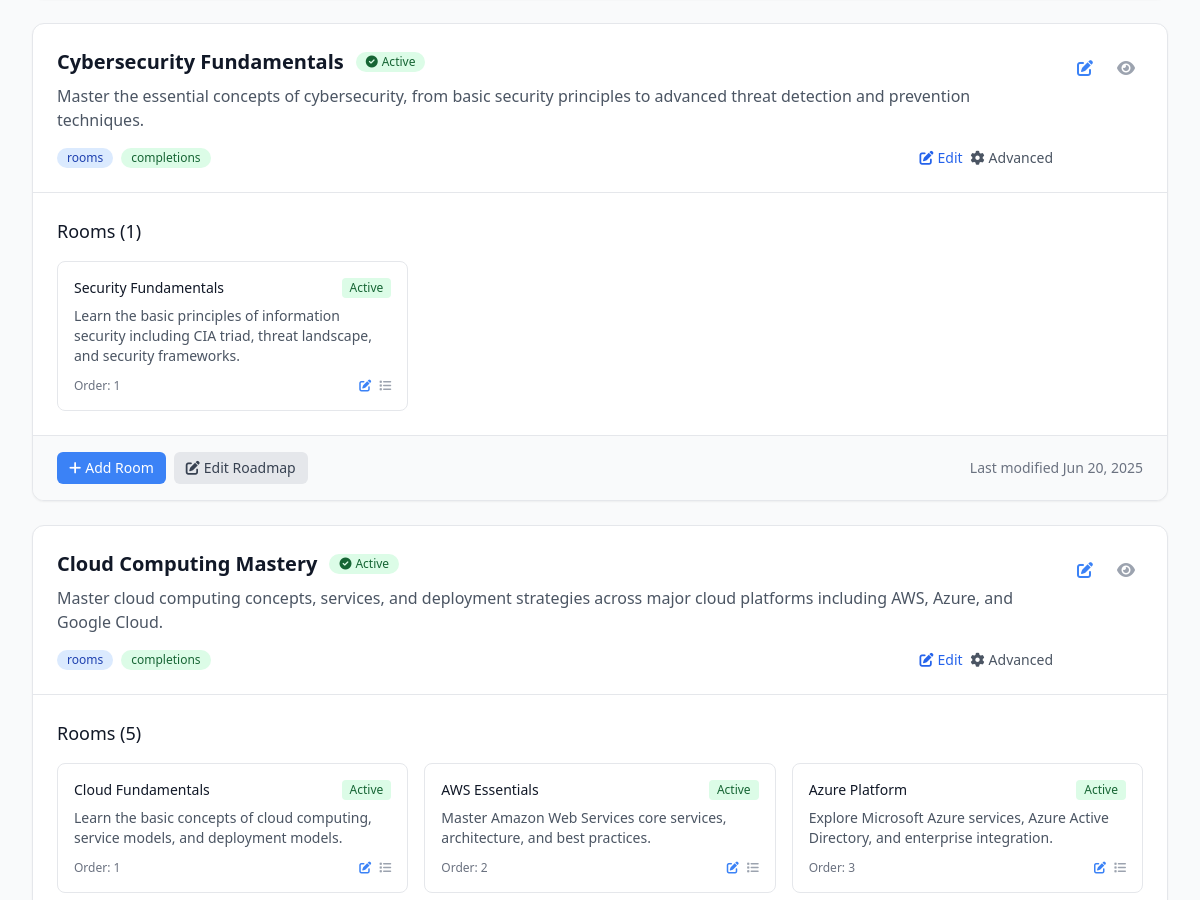
The app's page /manage/courses/ (signed in, middle part), older data.
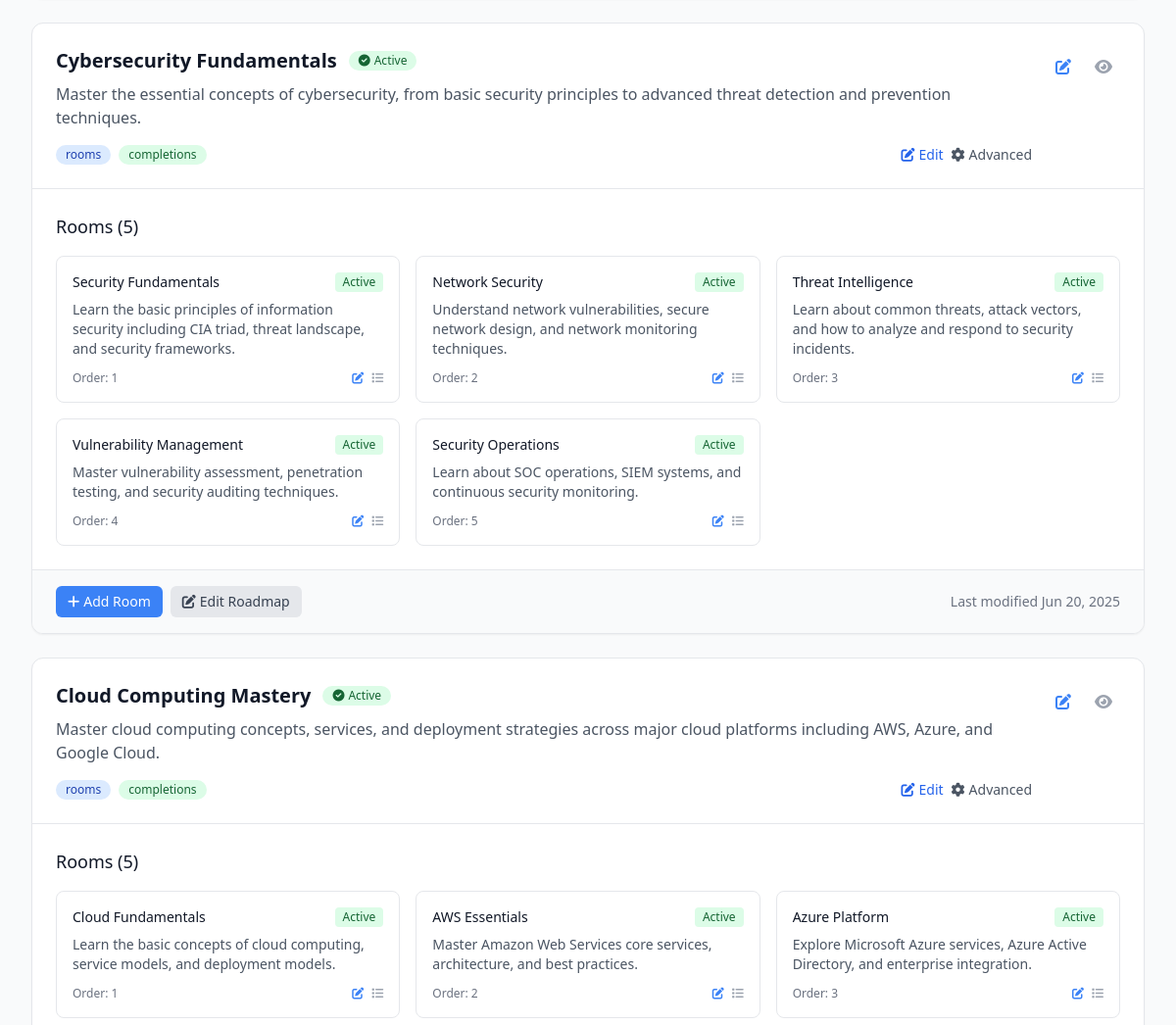
The same page, newer data.
### lms/models.py (models this page shows, shortened)
class Roadmap(models.Model):
    title = models.CharField(max_length=200, verbose_name=_('Title'))
    title_fr = models.CharField(max_length=200, blank=True, verbose_name=_('Title (French)'))
    description = models.TextField(verbose_name=_('Description'))
    description_fr = models.TextField(blank=True, verbose_name=_('Description (French)'))
    is_active = models.BooleanField(default=True, verbose_name=_('Is Active'))
    created_at = models.DateTimeField(auto_now_add=True)
    class Meta:
        verbose_name = _('Roadmap')
        verbose_name_plural = _('Roadmaps')

class Room(models.Model):
    title = models.CharField(max_length=200, verbose_name=_('Title'))
    title_fr = models.CharField(max_length=200, blank=True, verbose_name=_('Title (French)'))
    description = models.TextField(verbose_name=_('Description'))
    description_fr = models.TextField(blank=True, verbose_name=_('Description (French)'))
    roadmap = models.ForeignKey(Roadmap, on_delete=models.CASCADE, related_name='rooms', verbose_name=_('Roadmap'))
    prerequisite_room = models.ForeignKey('self', on_delete=models.SET_NULL, blank=True, null=True, verbose_name=_('Prerequisite Room'))
    order = models.PositiveIntegerField(default=0, verbose_name=_('Order'))
    is_active = models.BooleanField(default=True, verbose_name=_('Is Active'))
    created_at = models.DateTimeField(auto_now_add=True)
    class Meta:
        verbose_name = _('Room')
        verbose_name_plural = _('Rooms')
        ordering = ['roadmap', 'order']

### lms/views.py (the view)
# urls.py: path('manage/courses/', views.admin_course_management, name='admin_course_management'),
@staff_member_required
def admin_course_management(request):
    roadmaps = Roadmap.objects.all().prefetch_related('rooms__sections')
    rooms = Room.objects.all().select_related('roadmap').prefetch_related('sections')
    context = {
        'roadmaps': roadmaps,
        'rooms': rooms,
        'total_roadmaps': roadmaps.count(),
        'total_rooms': rooms.count(),
        'total_sections': Section.objects.count(),
    }
    return render(request, 'admin/course_management.html', context)

### lms/models.py (called while the page is built)
    def save(self, *args, **kwargs):
        if not self.trial_start_date:
            from django.utils import timezone
            self.trial_start_date = timezone.now()
        if not self.trial_end_date and self.trial_start_date:
            self.trial_end_date = self.trial_start_date + timedelta(days=15)
        super().save(*args, **kwargs)

### templates/admin/course_management.html (shortened to what the changed rows need)
<!DOCTYPE html>
<html lang="en">
<head>
    <script src="https://cdn.tailwindcss.com"></script>
    <link rel="stylesheet" href="https://cdnjs.cloudflare.com/ajax/libs/font-awesome/6.0.0/css/all.min.css">
</head>
<body class="bg-gray-50 min-h-screen">
    <main class="max-w-7xl mx-auto py-6 px-4 sm:px-6 lg:px-8">
        <div class="space-y-6">
            {% for roadmap in roadmaps %}
            <div class="bg-white rounded-xl shadow-sm border border-gray-200 overflow-hidden card-hover">
                <div class="p-6 border-b border-gray-200">
                    <div class="flex justify-between items-start">
                        <div class="flex-1">
                            <div class="flex items-center mb-2">
                                <h3 class="text-xl font-semibold text-gray-900">{{ roadmap.title }}</h3>
                                {% if roadmap.is_active %}
                                    <span class="ml-3 inline-flex items-center px-2.5 py-0.5 rounded-full text-xs font-medium bg-green-100 text-green-800">
                                        <i class="fas fa-check-circle mr-1"></i>Active
                                    </span>
                                {% else %}
                                    <span class="ml-3 inline-flex items-center px-2.5 py-0.5 rounded-full text-xs font-medium bg-gray-100 text-gray-800">
                                        <i class="fas fa-pause-circle mr-1"></i>Inactive
                                    </span>
                                {% endif %}
                            </div>
                            <p class="text-gray-600 mb-4">{{ roadmap.description|truncatewords:20 }}</p>
                            <div class="flex items-center justify-between">
                                <div class="flex items-center space-x-2">
                                    <span class="inline-flex items-center px-2.5 py-0.5 rounded-full text-xs font-medium bg-blue-100 text-blue-800">
                                        {{ roadmap.room_count }} rooms
                                    </span>
                                    <span class="inline-flex items-center px-2.5 py-0.5 rounded-full text-xs font-medium bg-green-100 text-green-800">
                                        {{ roadmap.completion_count }} completions
                                    </span>
                                </div>
                                <div class="flex items-center space-x-2">
                                    <a href="/manage/roadmap/{{ roadmap.id }}/edit/"
                                       class="text-blue-600 hover:text-blue-800 text-sm font-medium">
                                        <i class="fas fa-edit mr-1"></i>Edit
                                    </a>
                                    <a href="/admin/lms/roadmap/{{ roadmap.id }}/change/"
                                       class="text-gray-600 hover:text-gray-800 text-sm font-medium">
                                        <i class="fas fa-cog mr-1"></i>Advanced
                                    </a>
                                </div>
                            </div>
                        </div>
                        <div class="flex items-center space-x-2 ml-4">
                            <a href="/admin/lms/roadmap/{{ roadmap.id }}/change/" class="text-primary hover:text-primary-dark p-2 rounded-lg hover:bg-blue-50 transition-colors" title="Edit Roadmap">
                                <i class="fas fa-edit"></i>
                            </a>
                            <a href="#" class="text-gray-400 hover:text-gray-600 p-2 rounded-lg hover:bg-gray-50 transition-colors" title="View Details">
                                <i class="fas fa-eye"></i>
                            </a>
                        </div>
                    </div>
                </div>
                <div class="p-6">
                    <h4 class="text-lg font-medium text-gray-900 mb-4">Rooms ({{ roadmap.rooms.count }})</h4>
                    {% if roadmap.rooms.exists %}
                        <div class="grid grid-cols-1 md:grid-cols-2 lg:grid-cols-3 gap-4">
                            {% for room in roadmap.rooms.all %}
                            <div class="border border-gray-200 rounded-lg p-4 hover:border-primary transition-colors">
                                <div class="flex justify-between items-start mb-2">
                                    <h5 class="font-medium text-gray-900 text-sm">{{ room.title }}</h5>
                                    {% if room.is_active %}
                                        <span class="inline-flex items-center px-2 py-0.5 rounded text-xs font-medium bg-green-100 text-green-800">
                                            Active
                                        </span>
                                    {% else %}
                                        <span class="inline-flex items-center px-2 py-0.5 rounded text-xs font-medium bg-gray-100 text-gray-800">
                                            Inactive
                                        </span>
                                    {% endif %}
                                </div>
                                <p class="text-gray-600 text-sm mb-3">{{ room.description|truncatewords:15 }}</p>
                                <div class="flex justify-between items-center text-xs text-gray-500">
                                    <span>Order: {{ room.order }}</span>
                                    <div class="flex space-x-2">
                                        <a href="/admin/lms/room/{{ room.id }}/change/" class="text-primary hover:text-primary-dark" title="Edit Room">
                                            <i class="fas fa-edit"></i>
                                        </a>
                                        <a href="#" class="text-gray-400 hover:text-gray-600" title="View Sections">
                                            <i class="fas fa-list"></i>
                                        </a>
                                    </div>
                                </div>
                            </div>
                            {% endfor %}
                        </div>
                    {% endif %}
                </div>
                <div class="px-6 py-4 bg-gray-50 border-t border-gray-200">
                    <div class="flex justify-between items-center">
                        <div class="flex space-x-2">
                            <a href="/admin/lms/room/add/?roadmap={{ roadmap.id }}" class="inline-flex items-center px-3 py-1.5 text-sm bg-primary text-white rounded-md hover:bg-primary-dark transition-colors">
                                <i class="fas fa-plus mr-1"></i>Add Room
                            </a>
                            <a href="/admin/lms/roadmap/{{ roadmap.id }}/change/" class="inline-flex items-center px-3 py-1.5 text-sm bg-gray-200 text-gray-700 rounded-md hover:bg-gray-300 transition-colors">
                                <i class="fas fa-edit mr-1"></i>Edit Roadmap
                            </a>
                        </div>
                        <div class="text-sm text-gray-500">
                            Last modified {{ roadmap.created_at|date:"M d, Y" }}
                        </div>
                    </div>
                </div>
            </div>
            {% endfor %}
        </div>
    </main>
</body>
</html>

Row changes from the older to the newer data that the page shows:
computed for Roadmap "Cybersecurity Fundamentals": rooms.count "1" → "5"
added Room: title "Network Security", is_active "Active", description "Understand network vulnerabilities, secure network design, and network monitoring techniques.", order "2", shown under Roadmap "Cybersecurity Fundamentals"
added Room: title "Threat Intelligence", is_active "Active", description "Learn about common threats, attack vectors, and how to analyze and respond to security incidents.", order "3", shown under Roadmap "Cybersecurity Fundamentals"
added Room: title "Vulnerability Management", is_active "Active", description "Master vulnerability assessment, penetration testing, and security auditing techniques.", order "4", shown under Roadmap "Cybersecurity Fundamentals"
added Room: title "Security Operations", is_active "Active", description "Learn about SOC operations, SIEM systems, and continuous security monitoring.", order "5", shown under Roadmap "Cybersecurity Fundamentals"
